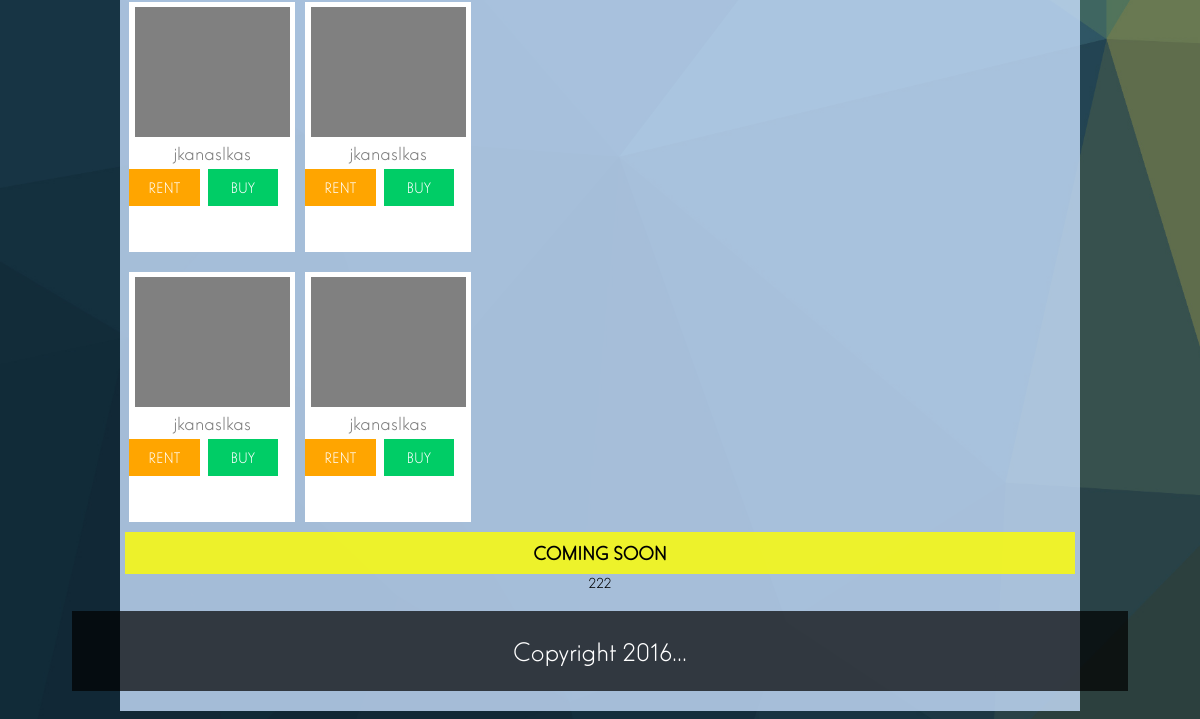
/visitor/visitor.php (lower part), run on an earlier commit of the app's database.
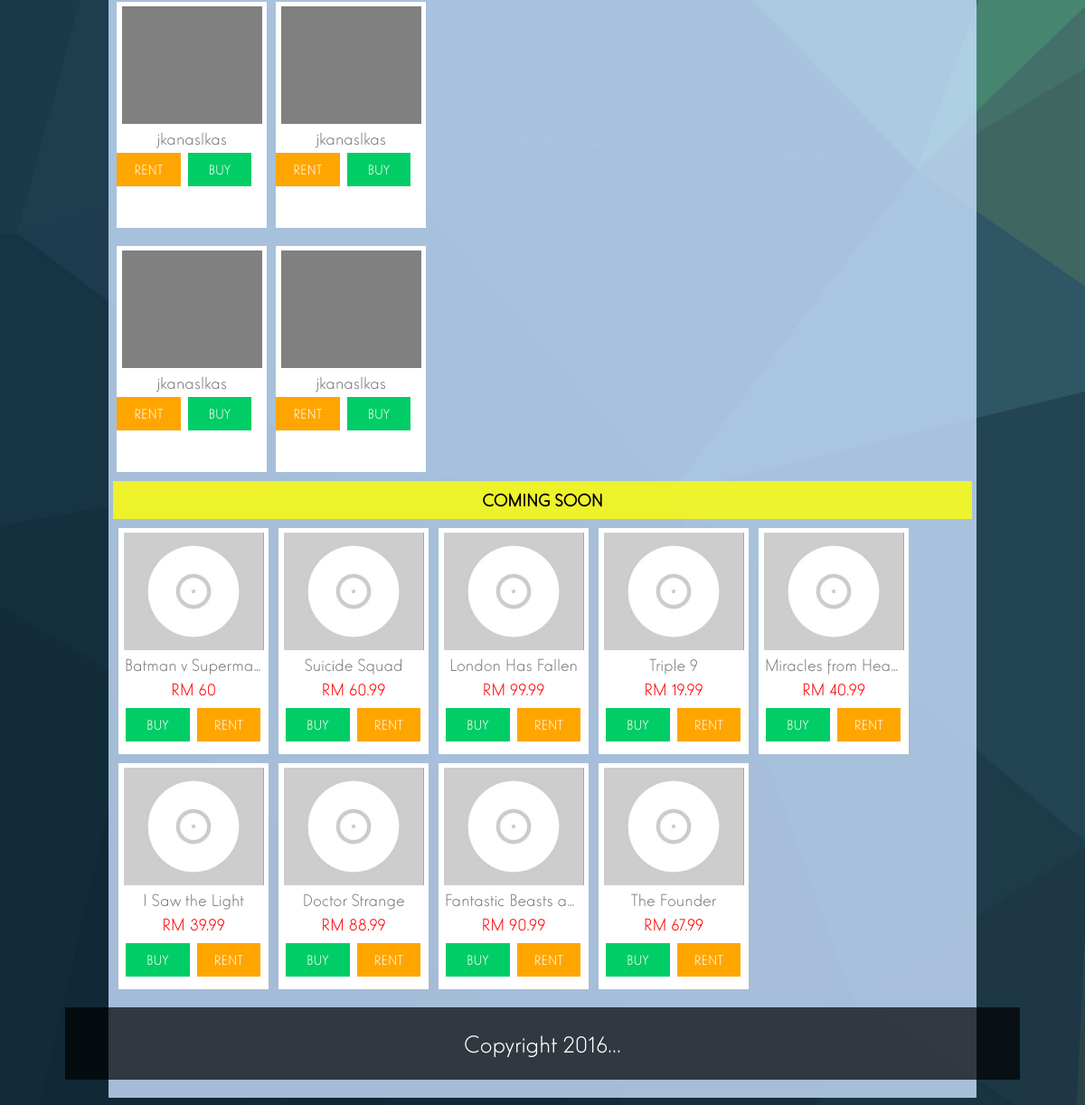
And on a later commit of the database.
### tables this page shows
CREATE TABLE IF NOT EXISTS `product` (
  `Product_ID` int(15) NOT NULL AUTO_INCREMENT,
  `Product_Name` varchar(300) NOT NULL,
  `Product_Description` varchar(1000) NOT NULL,
  `Product_Pic` varchar(1000) NOT NULL DEFAULT '../images/default_album.jpg',
  `Product_Type` int(15) NOT NULL,
  `Product_Category` varchar(500) NOT NULL,
  `Product_Price` double NOT NULL,
  `Product_Rent_Price` double NOT NULL DEFAULT '10',
  `Product_Status` varchar(15) NOT NULL,
  PRIMARY KEY (`Product_ID`)
);

### utility/centerprod.php (the view, shortened to what this page needs)
<?php
	if(isset($_SESSION['user_id']) && $_SESSION['user_id']) {
		$user_id = $_SESSION['user_id'];
		$login_product="product_page_login.php";
	} else {
		$login_product="product_page.php";
	}
?>
<div id="" class="new_pro_color2 pro_title1">COMING SOON
</div>
<?php
	$product_sql = "select * from product where product_status = 3";
	$product_result = mysql_query($product_sql);
	$product_check = mysql_num_rows($product_result);
	if($product_check!=0){
		$product_row = mysql_fetch_array($product_result);
		do{
			$product_id = $product_row['Product_ID'];
			$product_name = $product_row['Product_Name'];
			$product_image = $product_row['Product_Pic'];
			$product_price = $product_row['Product_Price'];
			echo "
				<div id='' class='pro_div1'>
					<div id='' class='prod_pic'>
						<a href='../utility/".$login_product."?product_id=".$product_id."' target='_blank' id='' class=''><img src='".$product_image."' id='' class='prod_pic_img'/></a>
					</div>
					<a href='../utility/".$login_product."?product_id=".$product_id."' target='_blank' id='' class='prod_name'>
					".$product_name."
					</a>
					<a href='../utility/".$login_product."?product_id=".$product_id."' target='_blank' id='' class='prod_price'>
					RM ".$product_price."
					</a>
					<a href='../utility/".$login_product."?product_id=".$product_id."' name='buy_product' onclick='buy_assignLink()' class='prod_btn prod_buy'>BUY</a>
					<a href='../utility/".$login_product."?product_id=".$product_id."' name='rent_product' onclick='rent_assignLink()' class='prod_btn prod_rent'>RENT</a>
				</div>
				";
		}while($product_row = mysql_fetch_array($product_result));
	}
	else {
		echo "222";
	}
?>

### visitor/visitor.php (shortened to what this page needs)
<!DOCTYPE html>
<html>
<head>
	<link href="../css/main.css" rel="stylesheet" type="text/css" />
	<link rel="stylesheet" href="../css/font/elegantlux/elegant_luxmager.css" type="text/css" charset="utf-8" />
</head>
<body>
	<div class="cont section group">
		<div class="cont_element col span_1_of_2 pro_char">
			<?php include("../utility/rightprod.php");?>
		</div>
		<div class="cont_element1 col span_2_of_2 pro_char">
			<?php include("../utility/centerprod.php");?>
		</div>
		<?php include("../utility/footer.php");?>
	</div>
</body>
</html>

### utility/rightprod.php (shortened to what this page needs)
<?php
	for($i=0;$i<10;$i++){
		echo "
			<div id='' class='pro_div'>
				<div id='' class='prod_pic'>
				</div>
				<a href='' id='' class='prod_name'>
				jkanaslkas
				</a>
				<a href='' class='prod_btn prod_rent'>RENT</a>
				<a href='' class='prod_btn prod_buy'>BUY</a>
			</div>
		";
	}
?>

### utility/footer.php
<div class="footer">
			<span id="" class="footer_text">Copyright 2016...
			</span>
		</div>

### css/main.css (style rules this page uses)
body { background-image: url("../images/colorful-triangles-background.jpg"); background-repeat:no-repeat; -webkit-background-size: cover; -moz-background-size: cover; -o-background-size: cover; background-size: cover; margin:0 auto; font-family:elegant_luxmager; }
.cont { background-color:rgba(202, 225, 255, 0.8); width:80%; min-height:70%; margin-left: auto; margin-right: auto; margin-bottom:30px !important; z-index:1; }
.cont_element { margin:0px 4px auto !important; width：100%； }
.cont_element1 { margin:0px auto !important; width：100%； }
.pro_div { background-color:white; width:166px; height:250px; float:left; margin:10px 5px; }
.pro_div1 { background-color:white; width:166px; height:250px; float:left; margin:10px 0 0 11px; }
.pro_char { margin:0 auto; text-align:center; }
.new_pro_color2 { background-color:rgba(255, 255, 0, 0.8); color:black; }
.pro_title1 { width:99%; text-align:center; font-size:20px; font-weight:800; padding:10px 0; margin: 0 auto; }
.prod_pic { width:155px; height:130px; background-color:grey; margin:5px auto; position: relative; overflow: hidden; }
.prod_pic img { position: absolute; left: 50%; top: 50%; height: 100%; width: auto; -webkit-transform: translate(-50%,-50%); -ms-transform: translate(-50%,-50%); transform: translate(-50%,-50%); }
.prod_pic img.prod_pic_img { width: 100%; height: auto; }
.prod_name { text-decoration:none; font-size:20px; display:block; width:92%; margin-bottom:10px; margin: 5px auto; overflow: hidden; text-overflow: ellipsis; white-space: nowrap; color:grey; }
.prod_price { text-decoration:none; font-size:20px; display:block; width:100%; margin-bottom:10px; color:red; }
.prod_btn { float:left; width:42.5%; padding:10px 0; text-decoration:none; color:white; }
.prod_rent { background-color: orange; }
.prod_buy { background-color: #00CD66; margin:0 8px; }
.footer { background-color:rgba(0,0,0,0.7); width:110%; height:80px; margin-top:20px; margin-bottom:20px; margin-left:-5%; float:left; -webkit-transition-duration: 800ms; -webkit-transition-delay: 800ms; transition-delay: 800ms; color:white; text-align:center; font-size:28px; }
.footer_text { width:90%; background-color:; display:inline-block; margin-top:25px; }
.section { clear: both; padding: 0px; margin: 0px auto; }
.col { display: block; float:left; margin: 0 ; }
.group:before, .group:after { content:""; display:table; }
.group:after { clear:both; }
.group { zoom:1; }
.span_2_of_2 { width: 100%; }
.span_1_of_2 { width: 49.2%; }

What changed in the data, as far as the page shows it:
added product: Product_Pic (placeholder picture), Product_Name "Batman v Superma…", Product_Price "60"
added product: Product_Pic (placeholder picture), Product_Name "Suicide Squad", Product_Price "60.99"
added product: Product_Pic (placeholder picture), Product_Name "London Has Fallen", Product_Price "99.99"
added product: Product_Pic (placeholder picture), Product_Name "Triple 9", Product_Price "19.99"
added product: Product_Pic (placeholder picture), Product_Name "Miracles from Hea…", Product_Price "40.99"
added product: Product_Pic (placeholder picture), Product_Name "I Saw the Light", Product_Price "39.99"
added product: Product_Pic (placeholder picture), Product_Name "Doctor Strange", Product_Price "88.99"
added product: Product_Pic (placeholder picture), Product_Name "Fantastic Beasts a…", Product_Price "90.99"
added product: Product_Pic (placeholder picture), Product_Name "The Founder", Product_Price "67.99"
Also different on the page:
text no longer shown: "222"
